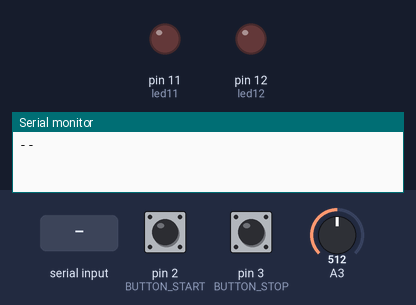
Simulated run of this program. Board: Arduino Uno, built with avr-gcc and run on an emulated ATmega328P. Shown: output pins drawn as LEDs (lit = HIGH), the last lines printed to the serial monitor. Dashed ring = blinking. The inputs (shaded band) are chosen by the test bench; at power-on: pin 2 (BUTTON_START) LOW, A3 = 512, pin 3 (BUTTON_STOP) LOW.

Above: at 1.2 s.
1.3 s: pin 2 (BUTTON_START) pulled HIGH for 0.15 s
At 1.7 s:
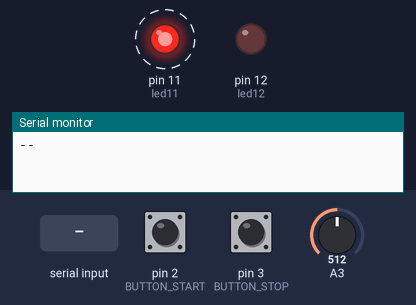
4.4 s: A3 set to 794
6.8 s: A3 set to 814
At 7.39 s:
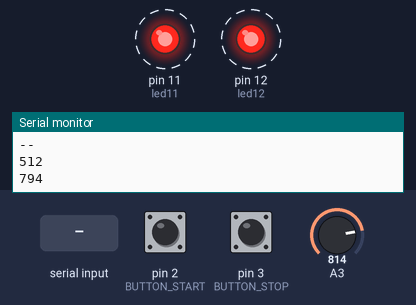
9.8 s: pin 3 (BUTTON_STOP) pulled HIGH for 0.15 s
At 11.2 s:
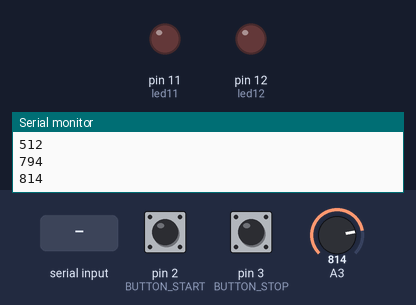
11.7 s: "ON\n" received over Serial
At 12.89 s:
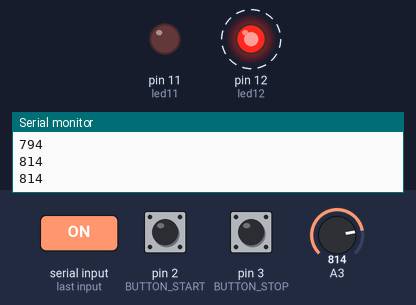
14.7 s: "OFF\n" received over Serial
At 15.9 s:
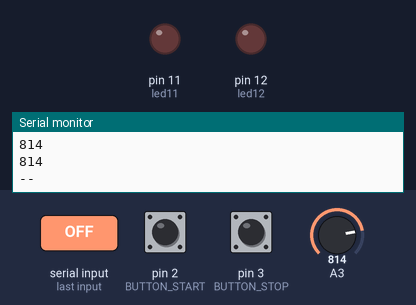
Timing chart, 0 to 17.2 s (numbered marks = the images above; inputs shaded):
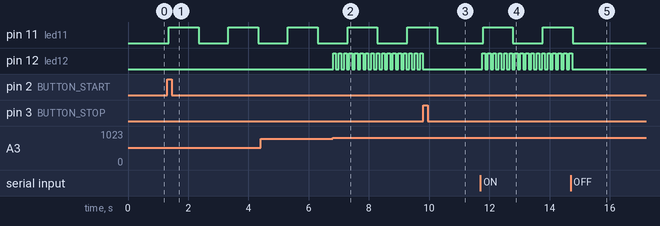

The program:

main.cpp
```cpp
#include <Arduino_FreeRTOS.h>
#include <semphr.h> // Biblioteca Mutex

#define BUTTON_START 2  // Pin para iniciar lectura
#define BUTTON_STOP 3   // Pin para detener lectura

int sensorValue = 0; // Variable para almacenar el valor
bool lecturaHabilitada = false;  // Estado de la lectura
SemaphoreHandle_t xMutex;  // Mutex para proteger la variable compartida

void TaskAnalogRead(void *pvParameters);
void TaskSerialWrite(void *pvParameters);
void TaskBlinkLed11(void *pvParameters);
void TaskStartAlarm(void *pvParameters);
void TaskSerialCommand(void *pvParameters);

const int led11 = 11;
const int led12 = 12;

void iniciarLectura();
void detenerLectura();

void setup() {
  Serial.begin(9600);
  pinMode(led11, OUTPUT);
  pinMode(led12, OUTPUT);
  pinMode(BUTTON_START, INPUT);
  pinMode(BUTTON_STOP, INPUT);

  attachInterrupt(digitalPinToInterrupt(BUTTON_START), iniciarLectura, RISING);
  attachInterrupt(digitalPinToInterrupt(BUTTON_STOP), detenerLectura, RISING);

  xMutex = xSemaphoreCreateMutex();
  if (xMutex == NULL) {
    Serial.println("Error creando el mutex");
    while (1) {}
  }

  xTaskCreate(TaskAnalogRead, "AnalogRead", 128, NULL, 1, NULL);
  xTaskCreate(TaskSerialWrite, "SerialWrite", 128, NULL, 2, NULL);
  xTaskCreate(TaskBlinkLed11, "BlinkLed", 128, NULL, 2, NULL);
  xTaskCreate(TaskStartAlarm, "StartAlarm", 128, NULL, 2, NULL);
  xTaskCreate(TaskSerialCommand, "SerialCommand", 128, NULL, 2, NULL);
}

void loop() {}

void TaskAnalogRead(void *pvParameters) {
  for (;;) {
    if (lecturaHabilitada) {
      int tempValue = analogRead(A3);
      if (xSemaphoreTake(xMutex, portMAX_DELAY) == pdTRUE) {
        sensorValue = tempValue;
        xSemaphoreGive(xMutex);
      }
    }
    vTaskDelay(pdMS_TO_TICKS(15));
  }
}

void TaskSerialWrite(void *pvParameters) {
  for (;;) {
    if (lecturaHabilitada) {
      int valueToSend;
      if (xSemaphoreTake(xMutex, portMAX_DELAY) == pdTRUE) {
        valueToSend = sensorValue;
        xSemaphoreGive(xMutex);
      }
      Serial.println(valueToSend);
    } else {
      Serial.println("--");
    }
    vTaskDelay(pdMS_TO_TICKS(3000));
  }
}

void TaskBlinkLed11(void *pvParameters) {
  for (;;) {
    if (lecturaHabilitada) {
      digitalWrite(led11, HIGH);
      vTaskDelay(pdMS_TO_TICKS(1000));
      digitalWrite(led11, LOW);
      vTaskDelay(pdMS_TO_TICKS(1000));
    } else {
      digitalWrite(led11, LOW);
      vTaskDelay(pdMS_TO_TICKS(100));
    }
  }
}

void TaskStartAlarm(void *pvParameters) {
  static bool alarmaActiva = false;
  for (;;) {
    if (lecturaHabilitada) {
      int actualIntensity;
      if (xSemaphoreTake(xMutex, portMAX_DELAY) == pdTRUE) {
        actualIntensity = sensorValue;
        xSemaphoreGive(xMutex);
      }
      if (actualIntensity > 800) {
        alarmaActiva = true;
      }
      if (alarmaActiva) {
        digitalWrite(led12, HIGH);
        vTaskDelay(pdMS_TO_TICKS(100));
        digitalWrite(led12, LOW);
        vTaskDelay(pdMS_TO_TICKS(100));
      } else {
        vTaskDelay(pdMS_TO_TICKS(50));
      }
    } else {
      alarmaActiva = false;
      digitalWrite(led12, LOW);
      vTaskDelay(pdMS_TO_TICKS(100));
    }
  }
}

void TaskSerialCommand(void *pvParameters) {
  for (;;) {
    if (Serial.available() > 0) {
      String command = Serial.readStringUntil('\n');
      command.trim();
      if (command == "ON") {
        iniciarLectura();
      } else if (command == "OFF") {
        detenerLectura();
      }
    }
    vTaskDelay(pdMS_TO_TICKS(100));
  }
}

void iniciarLectura() {
  lecturaHabilitada = true;
}

void detenerLectura() {
  lecturaHabilitada = false;
}
```

Measured:
- the behaviour switches between 800 and 801 on A3 (found by bisection; images 1 and 2)
- after the input at 1.3 s, pin 11 (led11): alternates HIGH for 0.99 s and LOW for 0.99 s, starting after 0.05 s
- after the input at 6.8 s, pin 12 (led12): alternates HIGH for 0.09 s and LOW for 0.09 s, starting at once
- after the input at 9.8 s, pin 11 (led11): goes on until 10.3 s, then stays LOW; pin 12 (led12): stops changing and stays LOW
- after the input at 11.7 s, pin 11 (led11): LOW → HIGH after 0.09 s, → LOW 0.99 s later, → HIGH 0.99 s later; pin 12 (led12): alternates HIGH for 0.09 s and LOW for 0.09 s, starting after 0.07 s
- after the input at 14.7 s, pin 11 (led11): goes on until 14.8 s, then stays LOW; pin 12 (led12): goes on until 14.7 s, then stays LOW
